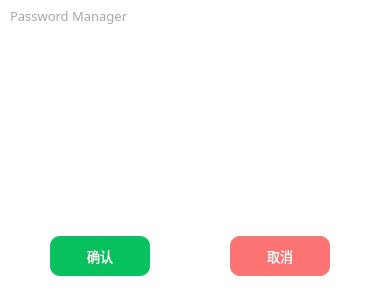
<?xml version="1.0" encoding="UTF-8"?>
<ui version="4.0">
 <class>FieldDialog</class>
 <widget class="QWidget" name="FieldDialog">
  <property name="geometry">
   <rect>
    <x>0</x>
    <y>0</y>
    <width>380</width>
    <height>296</height>
   </rect>
  </property>
  <property name="windowTitle">
   <string>Form</string>
  </property>
  <layout class="QGridLayout" name="dialogGridLayout">
   <property name="leftMargin">
    <number>0</number>
   </property>
   <property name="topMargin">
    <number>0</number>
   </property>
   <property name="rightMargin">
    <number>0</number>
   </property>
   <property name="bottomMargin">
    <number>0</number>
   </property>
   <property name="spacing">
    <number>0</number>
   </property>
   <item row="0" column="0">
    <widget class="QWidget" name="mainWidget" native="true">
     <property name="styleSheet">
      <string notr="true">QWidget#mainWidget{background:white;}</string>
     </property>
     <layout class="QGridLayout" name="mainWidgetGridLayout">
      <property name="leftMargin">
       <number>0</number>
      </property>
      <property name="topMargin">
       <number>0</number>
      </property>
      <property name="rightMargin">
       <number>0</number>
      </property>
      <property name="bottomMargin">
       <number>10</number>
      </property>
      <property name="spacing">
       <number>0</number>
      </property>
      <item row="3" column="0" colspan="2">
       <widget class="QWidget" name="centerWidget" native="true">
        <layout class="QGridLayout" name="centerWidgetGridLayout">
         <property name="leftMargin">
          <number>20</number>
         </property>
         <property name="topMargin">
          <number>10</number>
         </property>
         <property name="rightMargin">
          <number>20</number>
         </property>
         <property name="bottomMargin">
          <number>10</number>
         </property>
         <property name="spacing">
          <number>0</number>
         </property>
         <item row="0" column="0">
          <layout class="QVBoxLayout" name="centerLeftLayout">
           <property name="spacing">
            <number>20</number>
           </property>
           <item>
            <layout class="QVBoxLayout" name="infoLayout"/>
           </item>
           <item>
            <spacer name="verticalSpacer_3">
             <property name="orientation">
              <enum>Qt::Vertical</enum>
             </property>
             <property name="sizeHint" stdset="0">
              <size>
               <width>20</width>
               <height>40</height>
              </size>
             </property>
            </spacer>
           </item>
          </layout>
         </item>
        </layout>
       </widget>
      </item>
      <item row="1" column="0" colspan="2">
       <widget class="QWidget" name="titleBarWidget" native="true">
        <property name="minimumSize">
         <size>
          <width>0</width>
          <height>32</height>
         </size>
        </property>
        <property name="maximumSize">
         <size>
          <width>16777215</width>
          <height>32</height>
         </size>
        </property>
        <property name="layoutDirection">
         <enum>Qt::LeftToRight</enum>
        </property>
        <layout class="QGridLayout" name="titleBarWidgetGridLayout">
         <property name="leftMargin">
          <number>0</number>
         </property>
         <property name="topMargin">
          <number>0</number>
         </property>
         <property name="rightMargin">
          <number>0</number>
         </property>
         <property name="bottomMargin">
          <number>0</number>
         </property>
         <property name="spacing">
          <number>0</number>
         </property>
         <item row="0" column="0">
          <layout class="QHBoxLayout" name="titleBarLayout">
           <property name="spacing">
            <number>0</number>
           </property>
           <property name="sizeConstraint">
            <enum>QLayout::SetMaximumSize</enum>
           </property>
           <property name="leftMargin">
            <number>10</number>
           </property>
           <item>
            <widget class="QLabel" name="dialogTitleLabel">
             <property name="font">
              <font>
               <family>黑体</family>
               <pointsize>10</pointsize>
              </font>
             </property>
             <property name="styleSheet">
              <string notr="true">color: rgb(167, 166, 170);</string>
             </property>
             <property name="text">
              <string>Password Manager</string>
             </property>
            </widget>
           </item>
           <item>
            <spacer name="titleBarLayoutHSpacer">
             <property name="orientation">
              <enum>Qt::Horizontal</enum>
             </property>
             <property name="sizeHint" stdset="0">
              <size>
               <width>40</width>
               <height>30</height>
              </size>
             </property>
            </spacer>
           </item>
           <item>
            <widget class="QPushButton" name="minimizeButton">
             <property name="minimumSize">
              <size>
               <width>31</width>
               <height>31</height>
              </size>
             </property>
             <property name="maximumSize">
              <size>
               <width>31</width>
               <height>31</height>
              </size>
             </property>
             <property name="cursor">
              <cursorShape>PointingHandCursor</cursorShape>
             </property>
             <property name="toolTip">
              <string>最小化</string>
             </property>
             <property name="styleSheet">
              <string notr="true">QPushButton{border:0px;
background:transparent;}
QPushButton:hover{border:0px;
background:transparent;background-color:#e2e2e2;}</string>
             </property>
             <property name="text">
              <string/>
             </property>
             <property name="icon">
              <iconset resource="../../qrc/custom/custom.qrc">
               <normaloff>:/custom/icons/minimize.png</normaloff>:/custom/icons/minimize.png</iconset>
             </property>
            </widget>
           </item>
           <item>
            <widget class="QPushButton" name="closeButton">
             <property name="minimumSize">
              <size>
               <width>31</width>
               <height>31</height>
              </size>
             </property>
             <property name="maximumSize">
              <size>
               <width>31</width>
               <height>31</height>
              </size>
             </property>
             <property name="font">
              <font>
               <family>Microsoft YaHei UI</family>
               <stylestrategy>PreferAntialias</stylestrategy>
              </font>
             </property>
             <property name="cursor">
              <cursorShape>PointingHandCursor</cursorShape>
             </property>
             <property name="toolTip">
              <string>关闭</string>
             </property>
             <property name="styleSheet">
              <string notr="true">QPushButton{border:0px;
background:transparent;}
QPushButton:hover{border:0px;
background:transparent;background-color:#fb7373;}</string>
             </property>
             <property name="text">
              <string/>
             </property>
             <property name="icon">
              <iconset resource="../../qrc/custom/custom.qrc">
               <normaloff>:/custom/icons/close.png</normaloff>:/custom/icons/close.png</iconset>
             </property>
            </widget>
           </item>
          </layout>
         </item>
        </layout>
       </widget>
      </item>
      <item row="2" column="0">
       <spacer name="verticalSpacer_2">
        <property name="orientation">
         <enum>Qt::Vertical</enum>
        </property>
        <property name="sizeType">
         <enum>QSizePolicy::Fixed</enum>
        </property>
        <property name="sizeHint" stdset="0">
         <size>
          <width>20</width>
          <height>20</height>
         </size>
        </property>
       </spacer>
      </item>
      <item row="5" column="0" colspan="2">
       <widget class="QWidget" name="bottomWidget" native="true">
        <property name="styleSheet">
         <string notr="true">QWidget#bottomWidget{background:white;}</string>
        </property>
        <layout class="QGridLayout" name="bottomWidgetGridLayout">
         <property name="leftMargin">
          <number>0</number>
         </property>
         <property name="topMargin">
          <number>0</number>
         </property>
         <property name="rightMargin">
          <number>0</number>
         </property>
         <property name="bottomMargin">
          <number>10</number>
         </property>
         <property name="spacing">
          <number>0</number>
         </property>
         <item row="0" column="0">
          <layout class="QHBoxLayout" name="bottomLayout">
           <item>
            <spacer name="bottomLayoutSpacerL">
             <property name="orientation">
              <enum>Qt::Horizontal</enum>
             </property>
             <property name="sizeHint" stdset="0">
              <size>
               <width>40</width>
               <height>20</height>
              </size>
             </property>
            </spacer>
           </item>
           <item>
            <layout class="QVBoxLayout" name="confirmLayout">
             <item>
              <layout class="QHBoxLayout" name="confirmButtonLayout">
               <item>
                <widget class="QPushButton" name="confirm">
                 <property name="minimumSize">
                  <size>
                   <width>100</width>
                   <height>40</height>
                  </size>
                 </property>
                 <property name="font">
                  <font>
                   <family>Microsoft YaHei UI</family>
                   <pointsize>10</pointsize>
                   <italic>false</italic>
                   <bold>false</bold>
                  </font>
                 </property>
                 <property name="cursor">
                  <cursorShape>PointingHandCursor</cursorShape>
                 </property>
                 <property name="styleSheet">
                  <string notr="true">QPushButton{border-radius:10px;font:10pt &quot;Microsoft YaHei UI&quot; ;color:#ffffff;background:#07c160}
QPushButton:hover{background-color: rgb(56, 205, 127);}</string>
                 </property>
                 <property name="text">
                  <string>确认</string>
                 </property>
                </widget>
               </item>
               <item>
                <spacer name="horizontalSpacer_3">
                 <property name="orientation">
                  <enum>Qt::Horizontal</enum>
                 </property>
                 <property name="sizeHint" stdset="0">
                  <size>
                   <width>40</width>
                   <height>20</height>
                  </size>
                 </property>
                </spacer>
               </item>
               <item>
                <spacer name="horizontalSpacer_5">
                 <property name="orientation">
                  <enum>Qt::Horizontal</enum>
                 </property>
                 <property name="sizeHint" stdset="0">
                  <size>
                   <width>40</width>
                   <height>20</height>
                  </size>
                 </property>
                </spacer>
               </item>
               <item>
                <widget class="QPushButton" name="cancel">
                 <property name="minimumSize">
                  <size>
                   <width>100</width>
                   <height>40</height>
                  </size>
                 </property>
                 <property name="font">
                  <font>
                   <family>Microsoft YaHei UI</family>
                   <pointsize>10</pointsize>
                   <italic>false</italic>
                   <bold>false</bold>
                  </font>
                 </property>
                 <property name="cursor">
                  <cursorShape>PointingHandCursor</cursorShape>
                 </property>
                 <property name="styleSheet">
                  <string notr="true">QPushButton{border-radius:10px;font:10pt &quot;Microsoft YaHei UI&quot; ;color:#ffffff;background:#fb7373}
QPushButton:hover{background-color: rgba(251, 115, 115,80%);}</string>
                 </property>
                 <property name="text">
                  <string>取消</string>
                 </property>
                </widget>
               </item>
              </layout>
             </item>
            </layout>
           </item>
           <item>
            <spacer name="bottomLayoutSpacerR">
             <property name="orientation">
              <enum>Qt::Horizontal</enum>
             </property>
             <property name="sizeHint" stdset="0">
              <size>
               <width>40</width>
               <height>20</height>
              </size>
             </property>
            </spacer>
           </item>
          </layout>
         </item>
        </layout>
       </widget>
      </item>
      <item row="4" column="1">
       <spacer name="verticalSpacer">
        <property name="orientation">
         <enum>Qt::Vertical</enum>
        </property>
        <property name="sizeType">
         <enum>QSizePolicy::Fixed</enum>
        </property>
        <property name="sizeHint" stdset="0">
         <size>
          <width>20</width>
          <height>20</height>
         </size>
        </property>
       </spacer>
      </item>
     </layout>
    </widget>
   </item>
  </layout>
 </widget>
 <resources>
  <include location="../../qrc/custom/custom.qrc"/>
 </resources>
 <connections/>
</ui>
